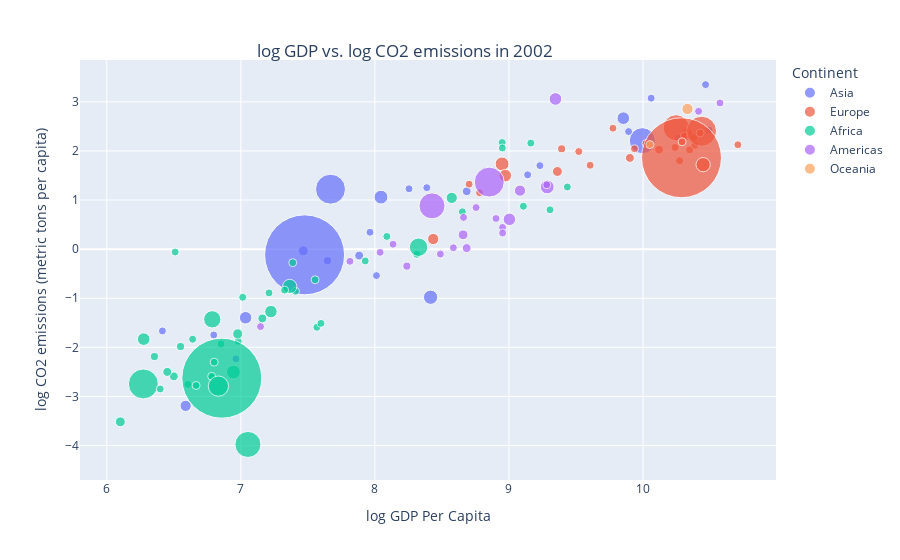

The notebook cell saved with this chart:
### Markdown cell above
#### Question 5
The interactive plot below indicates the log GDP per capita (x axis) and the log CO2 in metric tons per capita (y axis) for the year where the correlation is the strongest, which is year md(corrHighest['year'].values[0]). The size of the dots correspond to the population size of the country.

### Code cell
yr = df[df['Year'] == corrHighest['year'].values[0]]
yr = yr[[
    "gdpPercap", "CO2 emissions (metric tons per capita)",
    'pop', 'continent']].dropna()
yr[["gdpPercap",
      "CO2 emissions (metric tons per capita)"]] = np.log(
    yr[["gdpPercap",
          "CO2 emissions (metric tons per capita)"]])

fig = px.scatter(
    yr, x="gdpPercap",  y="CO2 emissions (metric tons per capita)",
    color="continent", size='pop',
    labels={
        "gdpPercap": "log GDP Per Capita",
        "CO2 emissions (metric tons per capita)":
        "log CO2 emissions (metric tons per capita)",
        "continent": "Continent"})

t = 'log GDP vs. log CO2 emissions in {year}'.format(year = corrHighest['year'].values[0])


fig.update_layout(
    title={'text': t,
           'xanchor': 'center', 'yanchor': 'top', 
           'x':0.45, 'y':0.92})

fig.update_traces(marker=dict(
        size=yr['pop'],
        sizemode='area',
        sizeref=2 * max(yr['pop']) / (80 ** 2),
        sizemin=4), selector=dict(type='scatter'))

fig.write_html("q5plot.html")
fig.show()
